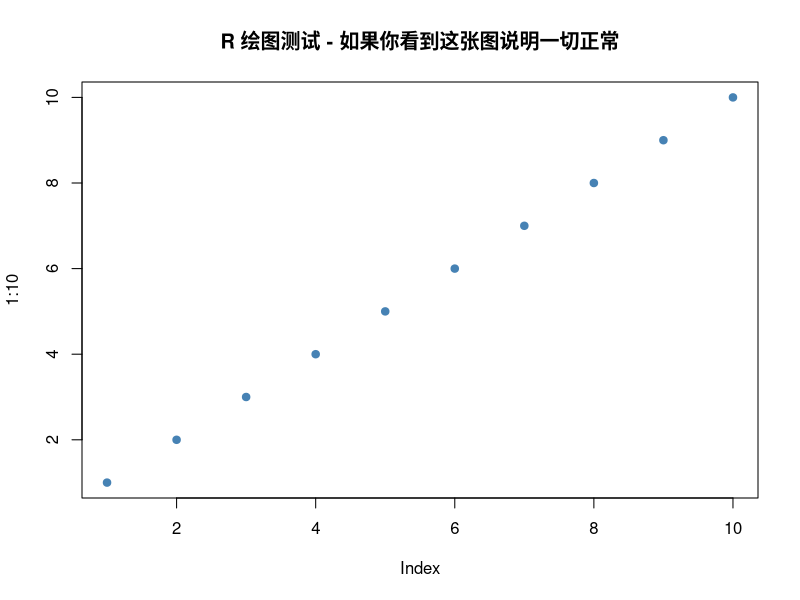

Reproduce this figure in R.
# ============================================================
# test_env.R —— 环境验证脚本
# ============================================================
# 运行这个脚本来确认你的 R 环境一切正常
# 在 RStudio 中选中全部代码，按 Ctrl+Enter 执行

cat("=== R 环境检查 ===\n\n")

# 1. R 版本
cat("R 版本:", R.version.string, "\n")

# 2. 检查关键包是否安装
check_pkg <- function(pkg) {
  if (requireNamespace(pkg, quietly = TRUE)) {
    ver <- packageVersion(pkg)
    cat(sprintf("  %-15s ✓ (v%s)\n", pkg, ver))
    return(TRUE)
  } else {
    cat(sprintf("  %-15s ✗ 未安装\n", pkg))
    return(FALSE)
  }
}

cat("\n核心包检查:\n")
core_pkgs <- c("rvest", "dplyr", "ggplot2", "shiny", "plotly", "DT", "wordcloud2")
results <- sapply(core_pkgs, check_pkg)

if (all(results)) {
  cat("\n所有核心包已就绪！可以开始项目了。\n")
} else {
  missing <- names(results[!results])
  cat("\n缺少以下包，请运行:\n")
  cat(sprintf('  install.packages(c("%s"))\n', paste(missing, collapse = '", "')))
}

# 3. 测试基本绘图
cat("\n生成测试图...\n")
plot(1:10, pch = 19, col = "steelblue", main = "R 绘图测试 - 如果你看到这张图说明一切正常")
cat("测试完成！\n")
